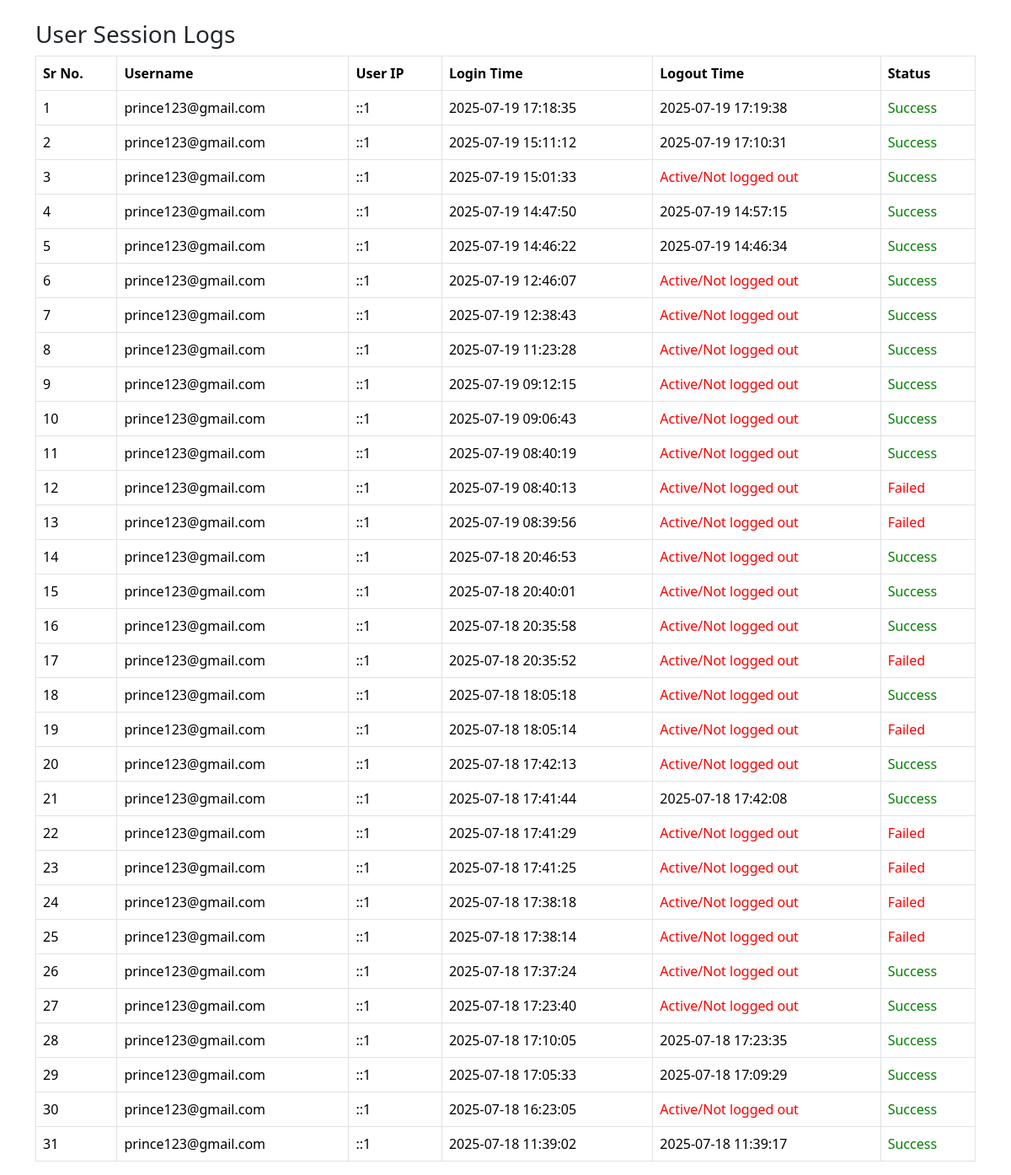
/admin/user-session-logs.php, run on the app's committed database.
### tables this page shows
CREATE TABLE `userslog` (
  `id` int(11) NOT NULL,
  `uid` int(11) DEFAULT NULL,
  `username` varchar(255) DEFAULT NULL,
  `userip` varchar(100) DEFAULT NULL,
  `loginTime` datetime DEFAULT NULL,
  `logout` datetime DEFAULT NULL,
  `status` int(11) DEFAULT NULL
);

### admin/user-session-logs.php (the view, shortened to what this page needs)
<!DOCTYPE html>
<html>
<head>
    <link rel="stylesheet" href="https://cdn.jsdelivr.net/npm/bootstrap@5.3.7/dist/css/bootstrap.min.css">
</head>
<body>
<div class="container mt-4">
    <h3>User Session Logs</h3>
    <table class="table table-bordered">
        <thead>
            <tr>
                <th>Sr No.</th>
                <th>Username</th>
                <th>User IP</th>
                <th>Login Time</th>
                <th>Logout Time</th>
                <th>Status</th>
            </tr>
        </thead>
        <tbody>
            <?php
            $query = mysqli_query($conn, "SELECT * FROM userslog ORDER BY id DESC");
            $count = 1;
            while ($row = mysqli_fetch_assoc($query)) {
                echo "<tr>";
                echo "<td>" . $count++ . "</td>";
                echo "<td>" . htmlentities($row['username']) . "</td>";
                echo "<td>" . htmlentities($row['userip']) . "</td>";
                echo "<td>" . htmlentities($row['loginTime']) . "</td>";
                echo "<td>" . ($row['logout'] ? htmlentities($row['logout']) : "<span style='color:red;'>Active/Not logged out</span>") . "</td>";
                echo "<td>" . ($row['status'] ? "<span style='color:green;'>Success</span>" : "<span style='color:red;'>Failed</span>") . "</td>";
                echo "</tr>";
            }
            ?>
        </tbody>
    </table>
</div>
</body>
</html>

### data on the page
userslog: username "prince123@gmail.com", userip "::1", loginTime "2025-07-19 17:18:35", logout "2025-07-19 17:19:38", status "Success"
userslog: username "prince123@gmail.com", userip "::1", loginTime "2025-07-19 15:11:12", logout "2025-07-19 17:10:31", status "Success"
userslog: username "prince123@gmail.com", userip "::1", loginTime "2025-07-19 15:01:33", shows "Active/Not logged out", status "Success"
userslog: username "prince123@gmail.com", userip "::1", loginTime "2025-07-19 14:47:50", logout "2025-07-19 14:57:15", status "Success"
userslog: username "prince123@gmail.com", userip "::1", loginTime "2025-07-19 14:46:22", logout "2025-07-19 14:46:34", status "Success"
userslog: username "prince123@gmail.com", userip "::1", loginTime "2025-07-19 12:46:07", shows "Active/Not logged out", status "Success"
userslog: username "prince123@gmail.com", userip "::1", loginTime "2025-07-19 12:38:43", shows "Active/Not logged out", status "Success"
userslog: username "prince123@gmail.com", userip "::1", loginTime "2025-07-19 11:23:28", shows "Active/Not logged out", status "Success"
userslog: username "prince123@gmail.com", userip "::1", loginTime "2025-07-19 09:12:15", shows "Active/Not logged out", status "Success"
userslog: username "prince123@gmail.com", userip "::1", loginTime "2025-07-19 09:06:43", shows "Active/Not logged out", status "Success"
userslog: username "prince123@gmail.com", userip "::1", loginTime "2025-07-19 08:40:19", shows "Active/Not logged out", status "Success"
userslog: username "prince123@gmail.com", userip "::1", loginTime "2025-07-19 08:40:13", shows "Active/Not logged out", status "Failed"
userslog: username "prince123@gmail.com", userip "::1", loginTime "2025-07-19 08:39:56", shows "Active/Not logged out", status "Failed"
userslog: username "prince123@gmail.com", userip "::1", loginTime "2025-07-18 20:46:53", shows "Active/Not logged out", status "Success"
userslog: username "prince123@gmail.com", userip "::1", loginTime "2025-07-18 20:40:01", shows "Active/Not logged out", status "Success"
userslog: username "prince123@gmail.com", userip "::1", loginTime "2025-07-18 20:35:58", shows "Active/Not logged out", status "Success"
userslog: username "prince123@gmail.com", userip "::1", loginTime "2025-07-18 20:35:52", shows "Active/Not logged out", status "Failed"
userslog: username "prince123@gmail.com", userip "::1", loginTime "2025-07-18 18:05:18", shows "Active/Not logged out", status "Success"
userslog: username "prince123@gmail.com", userip "::1", loginTime "2025-07-18 18:05:14", shows "Active/Not logged out", status "Failed"
userslog: username "prince123@gmail.com", userip "::1", loginTime "2025-07-18 17:42:13", shows "Active/Not logged out", status "Success"
userslog: username "prince123@gmail.com", userip "::1", loginTime "2025-07-18 17:41:44", logout "2025-07-18 17:42:08", status "Success"
userslog: username "prince123@gmail.com", userip "::1", loginTime "2025-07-18 17:41:29", shows "Active/Not logged out", status "Failed"
userslog: username "prince123@gmail.com", userip "::1", loginTime "2025-07-18 17:41:25", shows "Active/Not logged out", status "Failed"
userslog: username "prince123@gmail.com", userip "::1", loginTime "2025-07-18 17:38:18", shows "Active/Not logged out", status "Failed"
userslog: username "prince123@gmail.com", userip "::1", loginTime "2025-07-18 17:38:14", shows "Active/Not logged out", status "Failed"
userslog: username "prince123@gmail.com", userip "::1", loginTime "2025-07-18 17:37:24", shows "Active/Not logged out", status "Success"
userslog: username "prince123@gmail.com", userip "::1", loginTime "2025-07-18 17:23:40", shows "Active/Not logged out", status "Success"
userslog: username "prince123@gmail.com", userip "::1", loginTime "2025-07-18 17:10:05", logout "2025-07-18 17:23:35", status "Success"
userslog: username "prince123@gmail.com", userip "::1", loginTime "2025-07-18 17:05:33", logout "2025-07-18 17:09:29", status "Success"
userslog: username "prince123@gmail.com", userip "::1", loginTime "2025-07-18 16:23:05", shows "Active/Not logged out", status "Success"
userslog: username "prince123@gmail.com", userip "::1", loginTime "2025-07-18 11:39:02", logout "2025-07-18 11:39:17", status "Success"
